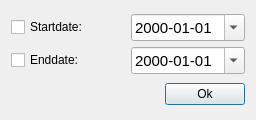
<?xml version="1.0" encoding="UTF-8"?>
<ui version="4.0">
 <class>DateRangeDlg</class>
 <widget class="QDialog" name="DateRangeDlg">
  <property name="geometry">
   <rect>
    <x>0</x>
    <y>0</y>
    <width>256</width>
    <height>120</height>
   </rect>
  </property>
  <property name="minimumSize">
   <size>
    <width>256</width>
    <height>120</height>
   </size>
  </property>
  <property name="maximumSize">
   <size>
    <width>256</width>
    <height>120</height>
   </size>
  </property>
  <property name="windowTitle">
   <string>Dialog</string>
  </property>
  <layout class="QGridLayout" name="gridLayout_2">
   <item row="0" column="0" colspan="2">
    <layout class="QGridLayout" name="gridLayout">
     <item row="0" column="1">
      <widget class="QDateEdit" name="StartDateEdit">
       <property name="font">
        <font>
         <pointsize>11</pointsize>
        </font>
       </property>
       <property name="displayFormat">
        <string>yyyy-MM-dd</string>
       </property>
       <property name="calendarPopup">
        <bool>true</bool>
       </property>
      </widget>
     </item>
     <item row="1" column="1">
      <widget class="QDateEdit" name="EndDateEdit">
       <property name="font">
        <font>
         <pointsize>11</pointsize>
        </font>
       </property>
       <property name="displayFormat">
        <string>yyyy-MM-dd</string>
       </property>
       <property name="calendarPopup">
        <bool>true</bool>
       </property>
      </widget>
     </item>
     <item row="0" column="0">
      <widget class="QCheckBox" name="StartDateBox">
       <property name="text">
        <string>Startdate:</string>
       </property>
      </widget>
     </item>
     <item row="1" column="0">
      <widget class="QCheckBox" name="EndDateBox">
       <property name="text">
        <string>Enddate:</string>
       </property>
      </widget>
     </item>
    </layout>
   </item>
   <item row="1" column="0">
    <spacer name="horizontalSpacer">
     <property name="orientation">
      <enum>Qt::Horizontal</enum>
     </property>
     <property name="sizeHint" stdset="0">
      <size>
       <width>152</width>
       <height>20</height>
      </size>
     </property>
    </spacer>
   </item>
   <item row="1" column="1">
    <widget class="QPushButton" name="OkButton">
     <property name="text">
      <string>Ok</string>
     </property>
    </widget>
   </item>
  </layout>
 </widget>
 <resources/>
 <connections/>
</ui>
